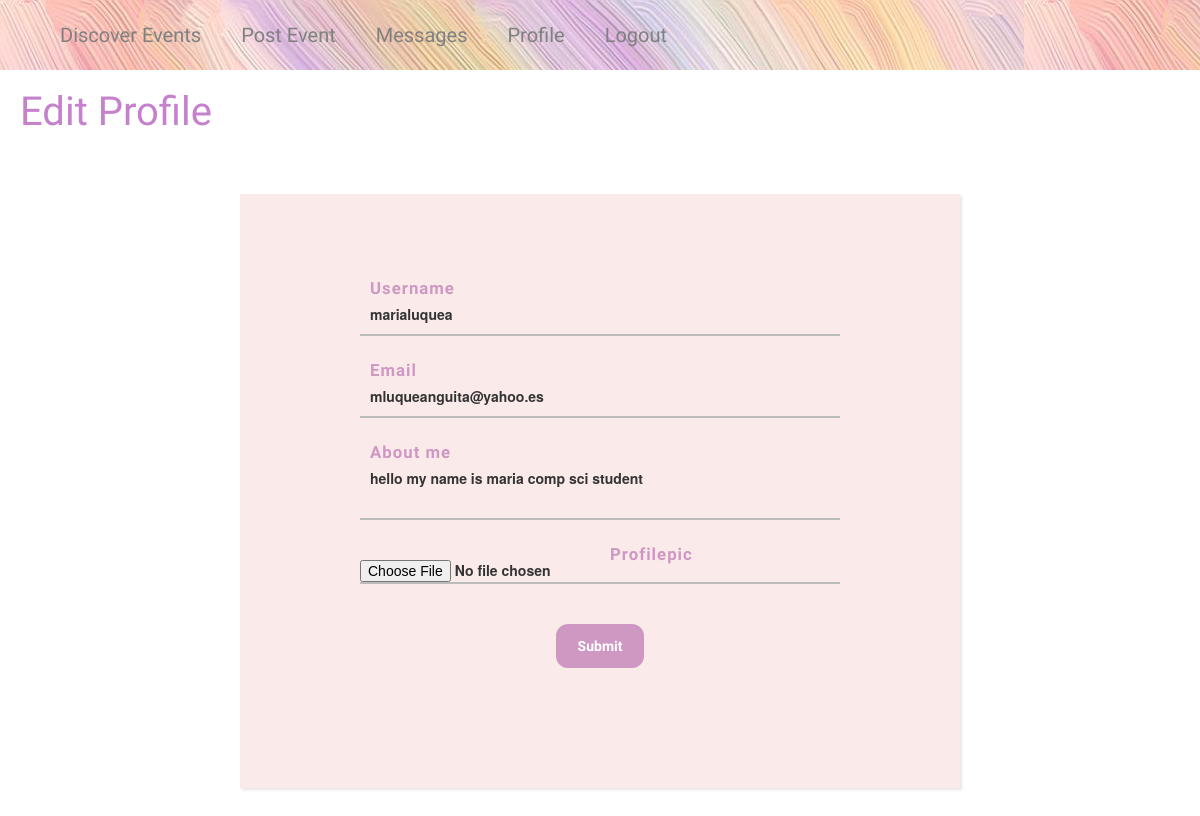
Screenshot of /edit_profile (signed in) with the database file from the repository.
### app/models.py (models this page shows, shortened)
class User(UserMixin, db.Model):
    __tablename__ = 'user'
    id = db.Column(db.Integer, primary_key=True)
    username = db.Column(db.String(64), index=True, unique=True)
    email = db.Column(db.String(120), index=True, unique=True)
    password_hash = db.Column(db.String(128))
    profilepic = db.Column(db.String(50))
    posts = db.relationship('Post', backref='author', lazy='dynamic')
    about_me = db.Column(db.String(200))
    last_seen = db.Column(db.DateTime, default=datetime.utcnow)
    followed = db.relationship(
        'User', secondary=followers,
        primaryjoin=(followers.c.follower_id == id),
        secondaryjoin=(followers.c.followed_id == id),
        backref=db.backref('followers', lazy='dynamic'), lazy='dynamic')
    messages_sent = db.relationship('Message',foreign_keys='Message.sender_id',backref='author', lazy='dynamic')
    messages_received = db.relationship('Message',foreign_keys='Message.recipient_id',backref='recipient', lazy='dynamic')
    last_message_read_time = db.Column(db.DateTime)
    notifications = db.relationship('Notification', backref='user',lazy='dynamic')
    def new_messages(self):
        last_read_time = self.last_message_read_time or datetime(1900, 1, 1)
        return Message.query.filter_by(recipient=self).filter(
            Message.timestamp > last_read_time).count()

### main.py (the view)
@app.route('/edit_profile', methods=['GET', 'POST'])
@login_required
def edit_profile():
    form = EditProfileForm(current_user.username, current_user.email)
    if form.validate_on_submit():
        try:
            file = request.files['profilepic']
            filename = form.username.data + '.png'
            file.save(os.path.join(app.root_path, 'static/profile_pics', filename))
            current_user.profilepic = url_for('static', filename='profile_pics/' + filename)
        except:
            pass
        current_user.username = form.username.data
        current_user.about_me = form.about_me.data
        current_user.email = form.email.data
        db.session.commit()
        flash('Your changes have been saved.')
        return redirect(url_for('edit_profile'))
    elif request.method == 'GET':
        form.username.data = current_user.username
        form.about_me.data = current_user.about_me
        form.email.data = current_user.email
    return render_template('edit_profile.html', title='Edit Profile',form=form)

### app/forms.py (shortened to what this page needs)
class EditProfileForm(FlaskForm):
    username = StringField('Username', validators=[DataRequired()])
    email = StringField('Email',
                        validators=[DataRequired(), Email()])
    about_me = TextAreaField('About me', validators=[Length(min=0, max=200)])
    profilepic = FileField(validators=[
                            FileAllowed(['png'], 'Only png!') ])
    submit = SubmitField('Submit')
    def __init__(self, original_username, original_email, *args, **kwargs):
        super(EditProfileForm, self).__init__(*args, **kwargs)
        self.original_username = original_username
        self.original_email = original_email

### app/models.py (called while the page is built)
@login.user_loader
def load_user(id):
    return User.query.get(int(id))

### main.py (called while the page is built)
@app.before_request
def before_request():
    if current_user.is_authenticated:
        current_user.last_seen = datetime.utcnow()
        db.session.commit()

### app/templates/edit_profile.html (shortened to what this page needs)
<head>
  <link rel="stylesheet" href="{{ url_for('static', filename='css/style.css') }}"/>
</head>
{% extends "base.html" %}
{% import 'bootstrap/wtf.html' as wtf %}
{% block app_content %}
    <h1 class="event-name">Edit Profile</h1>
    <div>
        {% if form %}
          <form class="postform back-form"method="post" enctype="multipart/form-data">
            <label class="post-label">
              {{ form.username.label (class="label-txt") }}
              {{ form.username (class="input") }}
              <div class="line-box">
              </div>
            </label>
            <label class="post-label">
              {{ form.email.label (class="label-txt") }}
              {{ form.email (class="input") }}
              <div class="line-box">
              </div>
            </label>
            <label class="post-label">
              {{ form.about_me.label (class="label-txt") }}
              {{ form.about_me (class="input") }}
              <div class="line-box">
              </div>
            </label>
            <label class="post-label">
              {{ form.profilepic.label (class="label-txt") }}
              {{ form.profilepic }}
              <div class="line-box">
              </div>
            </label>
            <label class="post-label">
              {{ form.submit (class="button") }}
            </label>
          </form>
        {% else %}
          <h1>Something went wrong!</h1>
        {% endif %}
    </div>
{% endblock %}

### app/static/css/style.css (style rules this page uses)
textarea { resize: none; }
.back-form { background-color: #CEEAF7; margin: 0; }
.post-label { display: block; position: relative; margin: 40px 0px; }
.input { width: 100%; padding: 10px; background: transparent; border: none; outline: none; }
.line-box { position: relative; width: 100%; height: 2px; background: #BCBCBC; }
.postform { width: 60%; margin: 60px auto; background: #FAEAEA; padding: 60px 120px 80px 120px; text-align: center; -webkit-box-shadow: 2px 2px 3px rgba(0,0,0,0.1); box-shadow: 2px 2px 3px rgba(0,0,0,0.1); }
.label-txt { position: absolute; top: -1.6em; padding: 10px; font-family: "Delius Unicase"; font-size: 1.2em; letter-spacing: 1px; color: #CF98C2; transition: ease .3s; }
.button { background-color: #CF98C2; color: white; font-family: "Delius Unicase"; border-radius: 12px; border: 2px solid #CF98C2; padding: 10px 20px; }
.event-name { font-family: 'Delius Unicase'; color: #C581CC; font-size: 40px; padding-left: 20px; }

### rows the page displays
User: username "marialuquea", email "mluqueanguita@yahoo.es", about_me "hello my name is maria comp sci student"
